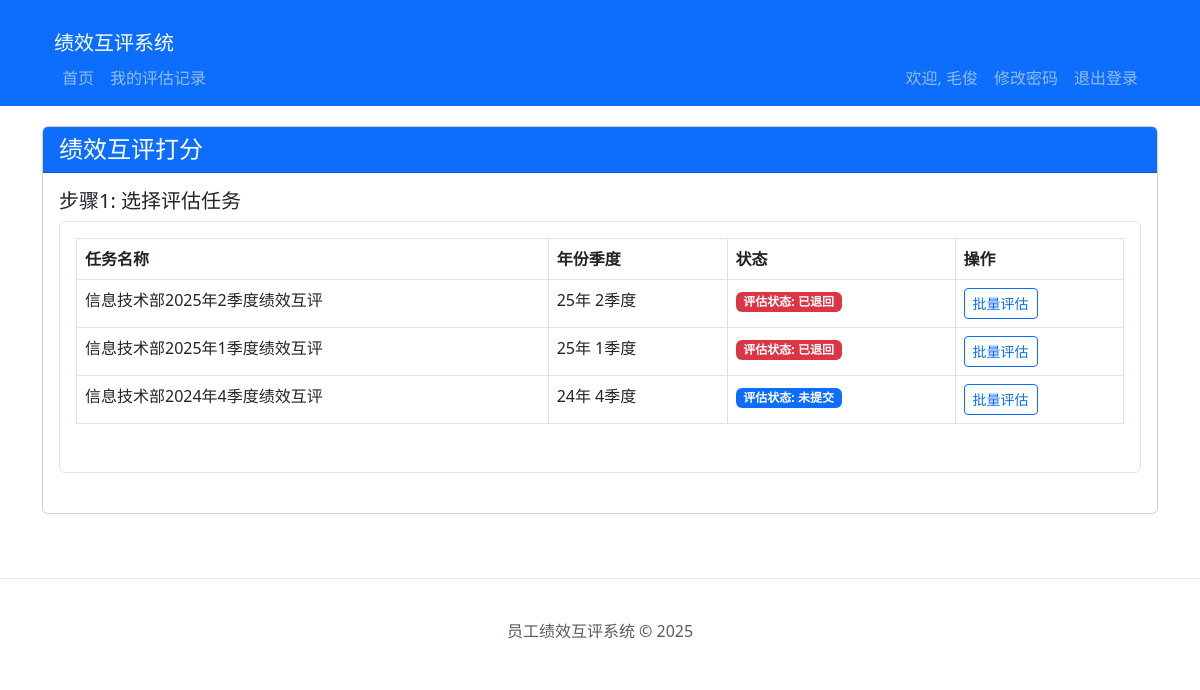
/evaluate (signed in), run on the app's committed database.
### models.py (models this page shows, shortened)
class Employee(UserMixin, db.Model):
    id = db.Column(db.Integer, primary_key=True)
    employee_id = db.Column(db.String(20), unique=True, nullable=False)
    name = db.Column(db.String(100), nullable=False)
    position = db.Column(db.String(100), nullable=False)
    password_hash = db.Column(db.String(256), nullable=False)
    is_admin = db.Column(db.Boolean, default=False)
    is_frozen = db.Column(db.Boolean, default=False)
    created_at = db.Column(db.DateTime, default=datetime.utcnow)
    updated_at = db.Column(db.DateTime, default=datetime.utcnow, onupdate=datetime.utcnow)

class EvaluationTask(db.Model):
    __tablename__ = 'evaluation_task'
    id = db.Column(db.Integer, primary_key=True)
    year = db.Column(db.Integer, nullable=False)
    quarter = db.Column(db.Integer, nullable=False)  # 1-4
    name = db.Column(db.String(200), nullable=False)
    status = db.Column(db.String(20), default='published', nullable=False)
    created_at = db.Column(db.DateTime, default=datetime.utcnow)
    updated_at = db.Column(db.DateTime, default=datetime.utcnow, onupdate=datetime.utcnow)
    records = db.relationship('EvaluationRecord', back_populates='task', cascade='all, delete-orphan', lazy='dynamic')

### app.py (the view, shortened to what this page needs)
@app.route('/evaluate', methods=['GET', 'POST'])
@login_required
def evaluate_page():
    if current_user.employee_id == '10000':
        flash('管理员账号不能参与评估打分', 'danger')
        return redirect(url_for('index'))
    if current_user.is_frozen:
        flash('该账户已被冻结，无法参与评估', 'danger')
        return redirect(url_for('index'))
    from models import Employee, EvaluationTask, EvaluationRecord
    from forms import EvaluationForm
    from sqlalchemy.orm import joinedload
    form = EvaluationForm()
    current_evaluator = current_user  # 当前登录用户作为评估者
    evaluatees = []
    evaluator_id = current_user.id  # 使用当前登录用户ID
    tasks = EvaluationTask.query.filter_by(status='published').all()
    selected_task = None
    evaluations = EvaluationRecord.query.filter(
        EvaluationRecord.evaluator_id == evaluator_id,
        EvaluationRecord.status.in_(['submitted', 'returned', 'withdrawal_requested'])
    ).options(joinedload(EvaluationRecord.task)).all()
    task_evaluation_status = {}
    for evaluation in evaluations:
        if evaluation.task_id not in task_evaluation_status:
            task_evaluation_status[evaluation.task_id] = {
                'has_submitted': False,
                'has_returned': False,
                'has_withdrawal_requested': False
            }
        if evaluation.status == 'submitted':
            task_evaluation_status[evaluation.task_id]['has_submitted'] = True
        elif evaluation.status == 'returned':
            task_evaluation_status[evaluation.task_id]['has_returned'] = True
        elif evaluation.status == 'withdrawal_requested':
            task_evaluation_status[evaluation.task_id]['has_withdrawal_requested'] = True
    return render_template('evaluation/evaluate.html', form=form, current_evaluator=current_evaluator, evaluatees=evaluatees, tasks=tasks, selected_task=selected_task, task_evaluation_status=task_evaluation_status)

### app.py (called while the page is built)
@login_manager.user_loader
def load_user(user_id):
    return Employee.query.get(int(user_id))

### templates/evaluation/evaluate.html (shortened to what this page needs)
{% extends 'base.html' %}
{% block content %}
<div class="row">
    <div class="col-md-12">
        <div class="card mb-4">
            <div class="card-header bg-primary text-white">
                <h4 class="mb-0">绩效互评打分</h4>
            </div>
            <div class="card-body">
                <form method="POST" action="{{ url_for('evaluate_page') }}">
                    {% if tasks and current_evaluator %}
                    <div class="mb-4">
                        <h5>步骤1: 选择评估任务</h5>
                        <div class="card p-3 border">
                            <div class="row mb-3">
                                <div class="col-sm-12">
                                    <div class="table-responsive">
                                        <table class="table table-bordered table-hover">
                                            <thead class="thead-light">
                                                <tr>
                                                    <th>任务名称</th>
                                                    <th>年份季度</th>
                                                    <th>状态</th>
                                                    <th>操作</th>
                                                </tr>
                                            </thead>
                                            <tbody>
                                                {% if tasks %}
                                                    {% for task in tasks %}
                                                        <tr class="{% if selected_task and selected_task.id == task.id %}table-primary{% endif %}" data-task-id="{{ task.id }}">
                                                            <td>{{ task.name }}</td>
                                                            <td>{{ task.year }}年 {{ task.quarter }}季度</td>
                                                            <td>
    {% if task.id in task_evaluation_status %}
        {% if task_evaluation_status[task.id].has_withdrawal_requested %}
            <span class="badge bg-warning text-dark">评估状态: 已申请撤回</span>
        {% elif task_evaluation_status[task.id].has_returned %}
            <span class="badge bg-danger">评估状态: 已退回</span>
        {% elif task_evaluation_status[task.id].has_submitted %}
            <span class="badge bg-success">评估状态: 已提交</span>
        {% endif %}
    {% else %}
        <span class="badge bg-primary">评估状态: 未提交</span>
    {% endif %}
</td>
                                                            <td>
                                                                <button type="button" class="btn btn-outline-primary btn-sm" onclick="redirectToBatchEvaluation('{{ task.id }}')">批量评估</button>
                                                            </td>
                                                        </tr>
                                                    {% endfor %}
                                                {% else %}
                                                    <tr>
                                                        <td colspan="4" class="text-center"><div class="alert alert-info mb-0">暂无可用的评估任务</div></td>
                                                    </tr>
                                                {% endif %}
                                            </tbody>
                                        </table>
                                    </div>
                                </div>
                            </div>
                        </div>
                    </div>
                    {% endif %}
                </form>
            </div>
        </div>
    </div>
</div>
{% endblock %}

### templates/base.html (shortened to what this page needs)
<!DOCTYPE html>
<html lang="zh-CN">
<head>
    <link href="{{ url_for('static', filename='css/bootstrap.min.css') }}" rel="stylesheet">
</head>
<body>
    <nav class="navbar navbar-expand-lg navbar-dark bg-primary">
    <div class="container">
    <div class="container-fluid">
        <a class="navbar-brand" href="{{ url_for('index') }}">绩效互评系统</a>
        <div class="collapse navbar-collapse" id="navbarNav">
        {% if current_user.is_authenticated %}
        <ul class="navbar-nav me-auto">
            <li class="nav-item">
                <a class="nav-link" href="{{ url_for('index') }}">首页</a>
            </li>
            <li class="nav-item">
                <a class="nav-link" href="{{ url_for('my_evaluations') }}">我的评估记录</a>
            </li>
        </ul>
        <ul class="navbar-nav">
            <li class="nav-item">
                <span class="nav-link">欢迎, {{ current_user.name }}</span>
            </li>
            <li class="nav-item">
                  <a href="{{ url_for('change_password') }}" class="nav-link">修改密码</a>
              </li>
              <li class="nav-item">
                  <a href="{{ url_for('logout') }}" class="nav-link">退出登录</a>
              </li>
        </ul>
        {% else %}
        <ul class="navbar-nav ms-auto">
            <li class="nav-item">
                <a class="nav-link" href="{{ url_for('login') }}">登录</a>
            </li>
        </ul>
        {% endif %}
        </div>
    </nav>
    <div class="container">
        {% block content %}{% endblock %}
    </div>
    <footer class="footer">
        <div class="container">
            <span class="text-muted">员工绩效互评系统 &copy; 2025</span>
        </div>
    </footer>
</body>
</html>

### templates/base.html (style rules this page uses)
.container { margin-top: 20px; }
.footer { margin-top: 40px; padding: 20px; text-align: center; border-top: 1px solid #e9ecef; }

### data on the page
Employee: name "毛俊"
EvaluationTask: name "信息技术部2025年2季度绩效互评", year "25", quarter "2", shows "评估状态: 已退回"
EvaluationTask: name "信息技术部2025年1季度绩效互评", year "25", quarter "1", shows "评估状态: 已退回"
EvaluationTask: name "信息技术部2024年4季度绩效互评", year "24", quarter "4", shows "评估状态: 未提交"
